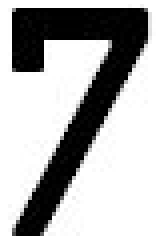
%> input picture letters/7.png, 40 x 61 px (shown 4 times larger)
$ octave --eval "result = vskel(imread('letters/7.png'));"   (GNU Octave 9; MATLAB toolbox functions it lacks are replaced by stand-ins)
%> lines starting %> are read from the running program, lines starting %| are printed output that depends on the picture; in (x1, y1, x2, y2) boxes, pixels count from 0 and x2, y2 are one past the last pixel; in counts of white or black regions, pixels touching at a corner belong together; the program's own positions count from 1
function count = vskel(img)
    %img = imread('letters/7.png');

    im = rgb2gray(img);
    g = graythresh(im);
%> g = 0.498
    imb = ~im2bw(im,g);
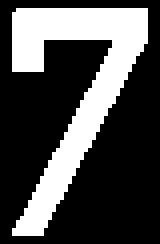
%> imb: size 61x40 logical (shown 4 times larger); 29.9% white; 1 white region, box (x1, y1, x2, y2) and area: (3, 2, 37, 59) 729

    %imb = ~platebin(img,3,3);
    %imb = imclearborder(~imb);
    %imb = imopen(imb, strel('square', 3));

    skel = bwmorph(imb, 'thin', Inf);
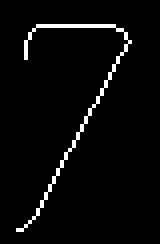
%> skel: size 61x40 logical (shown 4 times larger); 3.3% white in thin lines or dots, all inside (x1, y1, x2, y2) = (4, 6, 33, 58)
    skel = imclearborder(skel);
    skel = bwmorph(bwareaopen(skel, 10), 'thin', Inf);

    %imshow(skel);

    %corn = corner(skel);

    %count = size(corn,1);
    [w,h] = size(skel);
%> w = 61; h = 40

    hh = round(h/3);
%> hh = 13
    ww = round(w/3);
%> ww = 20

    pr = hh*ww;
%> pr = 260

    I1=skel(1:ww,1:hh);
    I2=skel(ww:(2*ww),1:hh);
    I3=skel((2*ww):w,1:hh);

    I4=skel(1:ww,hh:(2*hh));
    I5=skel(ww:(2*ww),hh:(2*hh));
    I6=skel((2*ww):w,hh:(2*hh));

    I7=skel(1:ww,(2*hh):h);
    I8=skel(ww:(2*ww),(2*hh):h);
    I9=skel((2*ww):w,(2*hh):h);

    count = [sum(I1(:))/pr,sum(I2(:))/pr,sum(I3(:))/pr,sum(I4(:))/pr,sum(I6(:))/pr,sum(I7(:))/pr,sum(I8(:))/pr,sum(I9(:))/pr];
%> count = [0.0462 0 0.05 0.0538 0.0346 0.0692 0.0192 0]
end
